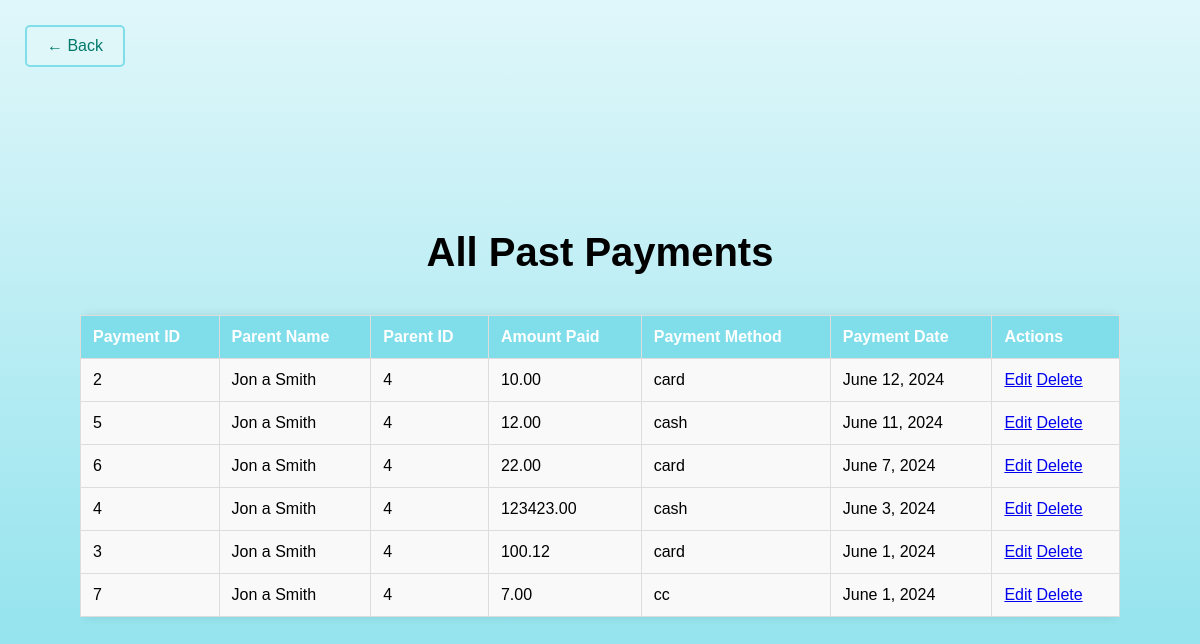
The app's page /myapp/payments/all/, older data.
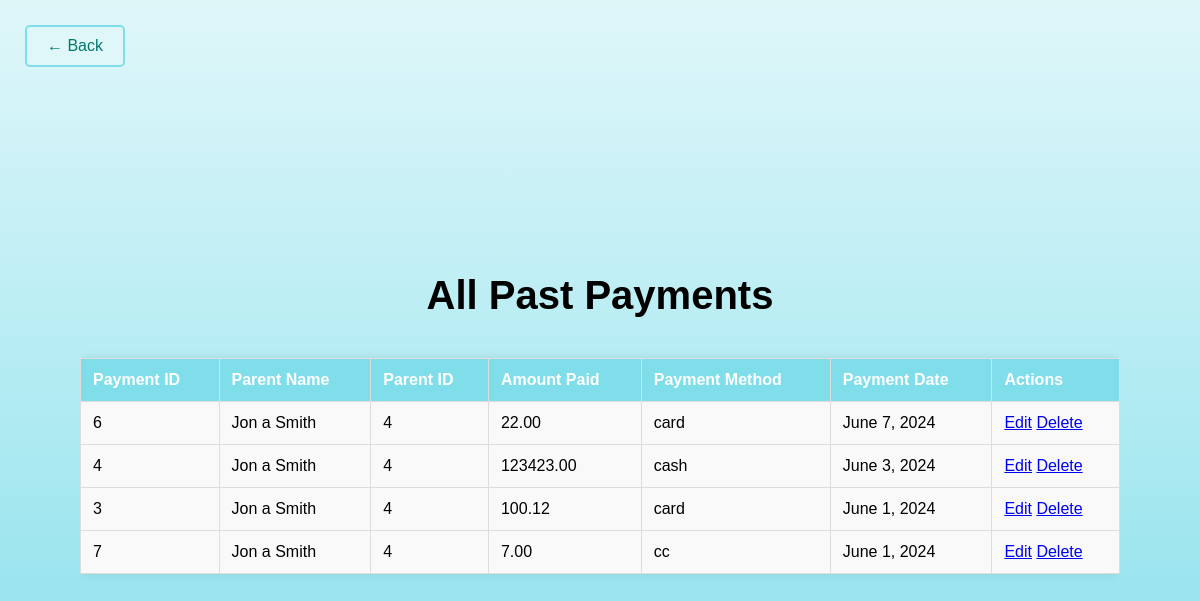
The same page, newer data.
### myapp/models.py (models this page shows, shortened)
class Payment(models.Model):
    parent = models.ForeignKey(Parent, on_delete=models.CASCADE)
    amount_paid = models.DecimalField(max_digits=10, decimal_places=2)
    payment_method = models.CharField(max_length=50)
    payment_date = models.DateField()

class Parent(models.Model):
    first_name = models.CharField(max_length=50)
    middle_name = models.CharField(max_length=50, blank=True, null=True)
    last_name = models.CharField(max_length=50)
    phone_number = models.CharField(max_length=15)
    street_address = models.CharField(max_length=100)
    city = models.CharField(max_length=50)
    zip_code = models.CharField(max_length=10)
    state = models.CharField(max_length=50)
    email = models.EmailField()

### myapp/views.py (the view)
# urls.py: path('payments/all/', views.all_payments, name='all_payments'),
def all_payments(request):
    all_payments = Payment.objects.order_by('-payment_date')
    return render(request, 'all_payments.html', {'all_payments': all_payments})

### myapp/templates/all_payments.html (shortened to what this page needs)
<!DOCTYPE html>
<html lang="en">
<head>
</head>
<body>
    <div class="container">
        <div class="back-button">
            <a href="{% url 'payment_list' %}" class="button">&larr; Back</a>
        </div>
        <h1>All Past Payments</h1>
        <div class="table-container">
            <table>
                <thead>
                    <tr>
                        <th>Payment ID</th>
                        <th>Parent Name</th>
                        <th>Parent ID</th>
                        <th>Amount Paid</th>
                        <th>Payment Method</th>
                        <th>Payment Date</th>
                        <th>Actions</th>
                    </tr>
                </thead>
                <tbody>
                    {% for payment in all_payments %}
                    <tr>
                        <td>{{ payment.id }}</td>
                        <td>{{ payment.parent.first_name }} {{ payment.parent.middle_name }} {{ payment.parent.last_name }}</td>
                        <td>{{ payment.parent.id }}</td>
                        <td>{{ payment.amount_paid }}</td>
                        <td>{{ payment.payment_method }}</td>
                        <td>{{ payment.payment_date }}</td>
                        <td>
                            <a href="{% url 'edit_payment' payment.pk %}">Edit</a>
                            <a href="{% url 'delete_payment' payment.pk %}">Delete</a>
                        </td>
                    </tr>
                    {% endfor %}
                </tbody>
            </table>
        </div>
    </div>
</body>
</html>

Row changes from the older to the newer data that the page shows:
removed Payment: id "2", parent.first_name "Jon", parent.middle_name "a", parent.last_name "Smith", parent.id "4", amount_paid "10.00", payment_method "card", payment_date "June 12, 2024"
removed Payment: id "5", parent.first_name "Jon", parent.middle_name "a", parent.last_name "Smith", parent.id "4", amount_paid "12.00", payment_method "cash", payment_date "June 11, 2024"
